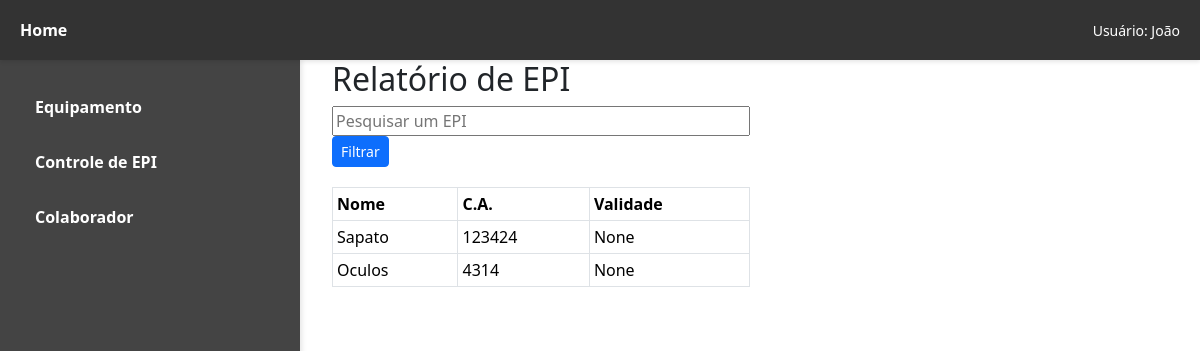
The app's page /listar/, older data.
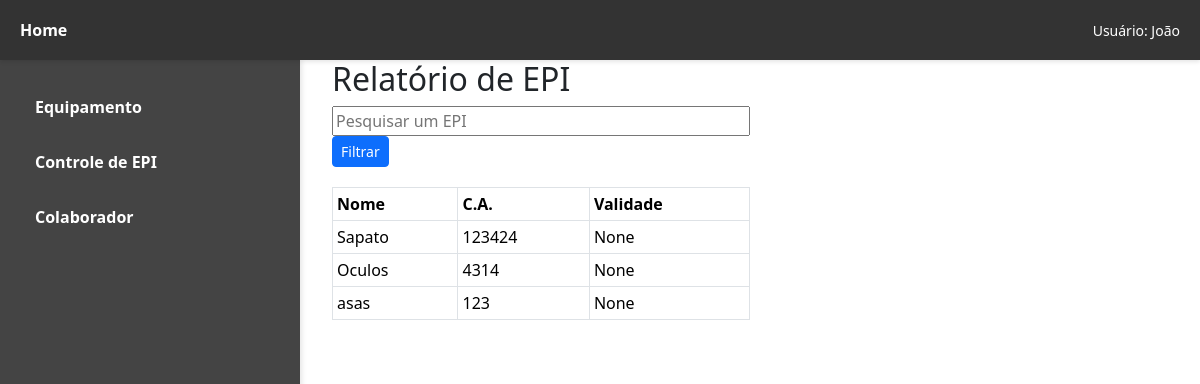
The same page, newer data.
### epi/models.py (models this page shows, shortened)
class Equipamento(models.Model):
        nome = models.CharField(max_length=100)
        ca = models.IntegerField(max_length=100)
        validade = models.DateField()

### epi/views.py (the view)
# urls.py: path('listar/', views.listar_epi, name='listar_epi'),
def listar_epi(request):
    values = Equipamento.objects.all()
    nome = request.GET.get('nome')
    ca = request.GET.get('ca')
    validade = request.GET.get('validade')
    if nome:
        values = values.filter(nome__icontains=nome)
    if ca:
        values = values.filter(ca__icontains=ca)
    if validade:
        values = values.filter(validade__icontains=validade)
    return render(request, 'epi/globals/listar.html', {'equipamentos': values})

### epi/templates/epi/globals/listar.html (shortened to what this page needs)
{% extends "epi/index.html" %}
{% block content %}
<div class="container">
    <h2>Relatório de EPI</h2>
    <form method="get" style="width: 50%; margin-bottom: 20px;">
        <input type="text" name="nome" placeholder="Pesquisar um EPI" value="{{ request.GET.nome }}" style="width: 100%;">
        <button type="submit" class="btn btn-primary btn-sm">Filtrar</button>
    </form>
    <table class="table table-bordered table-sm" style="width: 50%;">
        <thead>
            <tr>
                <th>Nome</th>
                <th>C.A.</th>
                <th>Validade</th>
            </tr>
        </thead>
        <tbody>
            {% for equipamento in equipamentos %}
            <tr>
                <td>{{ equipamento.nome }}</td>
                <td>{{ equipamento.ca }}</td>
                <td>{{ equipamento.validade }}</td>
            </tr>
            {% empty %}
            <tr>
                <td colspan="3">Nenhum equipamento encontrado.</td>
            </tr>
            {% endfor %}
        </tbody>
    </table>
</div>
{% endblock %}

Row changes from the older to the newer data that the page shows:
added Equipamento: nome "asas", ca "123", validade "None"
